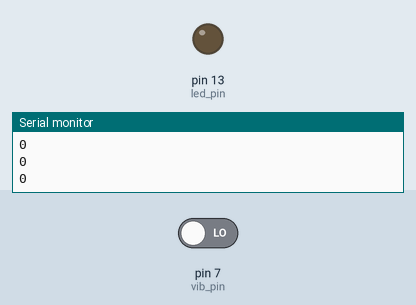
Recording of a sketch running on a simulated Arduino Uno, built with avr-gcc and run on an emulated ATmega328P. Parts: output pins drawn as LEDs (lit = HIGH), the last lines printed to the serial monitor. Inputs (shaded band) come from the test bench; at power-on: pin 7 (vib_pin) LOW.

Above: at 1.2 s.
1.3 s: pin 7 (vib_pin) driven HIGH
At 1.7 s:
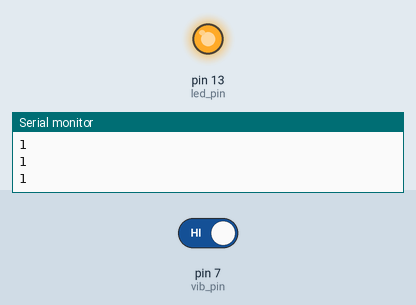
2.8 s: pin 7 (vib_pin) driven LOW
At 4.2 s:
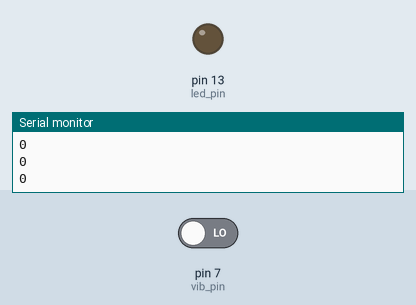
Timing chart, 0 to 5.8 s (numbered marks = the images above; inputs shaded):
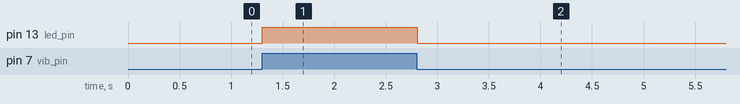

Measured:
- after the input at 1.3 s, pin 13 (led_pin): LOW → HIGH at once
- after the input at 2.8 s, pin 13 (led_pin): HIGH → LOW at once

The sketch:

vibration_sensor.ino
```cpp
int vib_pin=7;
int led_pin=13;
void setup() {
    Serial.begin(9600);

  pinMode(vib_pin,INPUT);
  pinMode(led_pin,OUTPUT);
}

void loop() {
  int val;
  val=digitalRead(vib_pin);

  Serial.println(val);

  if(val==1)
  {
    digitalWrite(led_pin,HIGH);
 //   delay(1000);
 //   digitalWrite(led_pin,LOW);
   // delay(1000);
   }
   else
   digitalWrite(led_pin,LOW);
   delay(10);
}
```
